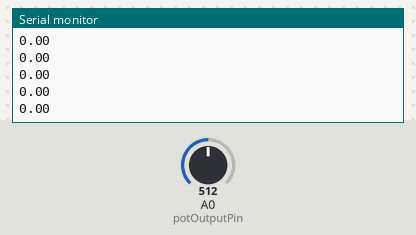
The sketch below on a simulated Arduino Uno, built with avr-gcc and run on an emulated ATmega328P. On the bench: the last lines printed to the serial monitor. Inputs (shaded band) come from the test bench; at power-on: A0 (potOutputPin) = 512.

Above: at 1.2 s.
1.3 s: A0 (potOutputPin) set to 716
At 2.3 s:
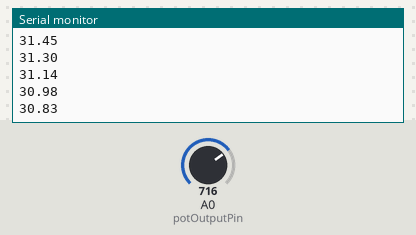
2.8 s: A0 (potOutputPin) set to 900
At 3.5 s:
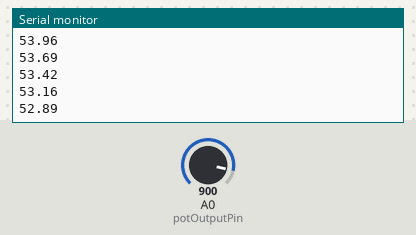
Timing chart, 0 to 5.8 s (numbered marks = the images above; inputs shaded):
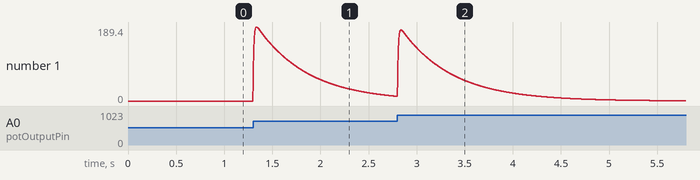

The sketch:

marly_ECG_signal_viewer.ino
```cpp
// ===== ECG SIGNAL VIEWER =====

// Pin definitions
int potOutputPin = A0;   // Potentiometer output (final ECG signal)
int ecgInputPin  = A1;   // LM741 output (monitor only)

// Variables
int rawValue = 0;
float dcEstimate = 512.0;
float alphaDC = 0.995;
float smooth = 0;
float alphaSmooth = 0.25;

void setup() {
  // initializes pin modes
  pinMode(potOutputPin, INPUT);  // ECG after pot
  pinMode(ecgInputPin, INPUT);   // ECG before pot (optional monitor)

  Serial.begin(115200); // initiates serial communication for debugging
}

void loop() {

  // Read ECG from potentiometer output
  rawValue = analogRead(potOutputPin);

  // Remove DC offset
  dcEstimate = alphaDC * dcEstimate + (1 - alphaDC) * rawValue;
  float ecg = rawValue - dcEstimate;

  // Smooth the signal
  smooth = alphaSmooth * ecg + (1 - alphaSmooth) * smooth;

  // Send to Serial Plotter
  Serial.println(smooth);

  delay(2); // ~500 Hz sampling
}
```

Measured:
- after the input at 1.3 s, the serial monitor: prints a new line at once (image 1)
- plotted number 1: 0 → 11.89 after the input at 1.3 s
